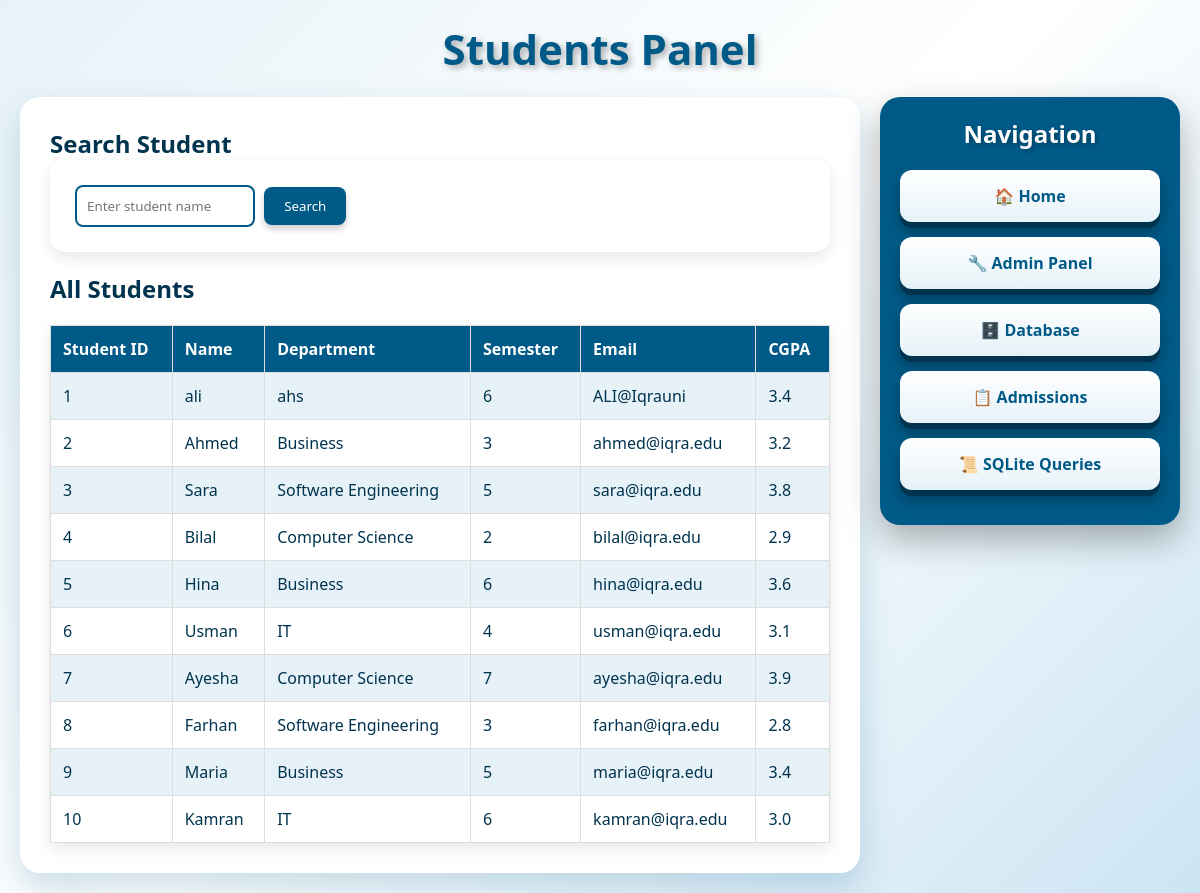
/students, run on the app's committed database.
### tables this page shows
CREATE TABLE Students (
            StudentID INTEGER PRIMARY KEY,
            Name TEXT,
            Program TEXT,
            Department TEXT,
            Semester INTEGER,
            Email TEXT,
            CGPA REAL
        );

### app.py (the view)
@app.route("/students")
def students():
    conn = get_db()
    c = conn.cursor()
    c.execute("SELECT * FROM Students")
    rows = c.fetchall()
    conn.close()
    return render_template("students.html", students=rows)

### app.py (called while the page is built)
def get_db():
    conn = sqlite3.connect(DATABASE)
    conn.row_factory = sqlite3.Row
    return conn

### templates/students.html (shortened to what this page needs)
<!DOCTYPE html>
<html lang="en">
<head>
    <link rel="stylesheet" href="{{ url_for('static', filename='css/style.css') }}">
</head>
<body>
    <h1 class="main-heading">Students Panel</h1>
    <div class="container">
        <div class="main-area">
            <h2>Search Student</h2>
            <form class="form-box" action="/search_student" method="POST">
                <input type="text" name="name" placeholder="Enter student name" required>
                <button type="submit" class="action-btn">Search</button>
            </form>
            <h2>All Students</h2>
            <table>
                <tr>
                    <th>Student ID</th>
                    <th>Name</th>
                    <th>Department</th>
                    <th>Semester</th>
                    <th>Email</th>
                    <th>CGPA</th>
                </tr>
                {% for s in students %}
                <tr>
                    <td>{{ s.StudentID }}</td>
                    <td>{{ s.Name }}</td>
                    <td>{{ s.Department }}</td>
                    <td>{{ s.Semester }}</td>
                    <td>{{ s.Email }}</td>
                    <td>{{ s.CGPA }}</td>
                </tr>
                {% endfor %}
            </table>
        </div>
        <div class="side-panel">
            <h2>Navigation</h2>
            <a href="/" class="btn-3d">🏠 Home</a>
            <a href="/admin" class="btn-3d">🔧 Admin Panel</a>
            <a href="/database" class="btn-3d">🗄️ Database</a>
            <a href="/admissions" class="btn-3d">📋 Admissions</a>
            <a href="/queries" class="btn-3d">📜 SQLite Queries</a>
        </div>
    </div>
</body>
</html>

### static/css/style.css (style rules this page uses)
:root { --iqra-blue: #005a87; --iqra-dark: #00334e; --iqra-light: #e6f2f8; --white: #ffffff; --gold: #ffd700; }
* { margin: 0; padding: 0; box-sizing: border-box; font-family: 'Segoe UI', Tahoma, Geneva, Verdana, sans-serif; }
body { background: linear-gradient(135deg, #e6f2f8, #ffffff, #cce5f3); min-height: 100vh; color: var(--iqra-dark); }
.main-heading { text-align: center; color: var(--iqra-blue); font-size: 42px; font-weight: bold; text-shadow: 3px 3px 6px rgba(0,0,0,0.3); margin-top: 20px; animation: bounce 2s infinite; }
.container { display: flex; padding: 20px; gap: 20px; }
.main-area { flex: 3; background: var(--white); border-radius: 20px; padding: 30px; box-shadow: 0 15px 35px rgba(0,90,135,0.2); }
.side-panel { flex: 1; background: var(--iqra-blue); border-radius: 20px; padding: 20px; box-shadow: 0 15px 35px rgba(0,0,0,0.3); height: fit-content; }
.side-panel h2 { color: var(--white); text-align: center; margin-bottom: 20px; text-shadow: 2px 2px 4px rgba(0,0,0,0.3); }
.btn-3d { display: block; width: 100%; padding: 15px; margin-bottom: 15px; background: linear-gradient(180deg, #ffffff, #e6f2f8); color: var(--iqra-blue); text-decoration: none; text-align: center; border-radius: 12px; font-weight: bold; font-size: 16px; box-shadow: 0 6px 0 var(--iqra-dark), 0 10px 15px rgba(0,0,0,0.3); transition: all 0.2s ease; border: none; cursor: pointer; }
table { width: 100%; border-collapse: collapse; margin-top: 20px; box-shadow: 0 5px 15px rgba(0,0,0,0.1); }
th, td { padding: 12px; text-align: left; border: 1px solid #ddd; }
th { background: var(--iqra-blue); color: white; }
tr:nth-child(even) { background: var(--iqra-light); }
.form-box { background: white; padding: 20px; border-radius: 15px; margin-bottom: 20px; box-shadow: 0 5px 15px rgba(0,0,0,0.1); }
input, select { padding: 10px; margin: 5px; border: 2px solid var(--iqra-blue); border-radius: 8px; width: 180px; }
.action-btn { padding: 10px 20px; background: var(--iqra-blue); color: white; border: none; border-radius: 8px; cursor: pointer; box-shadow: 0 4px 6px rgba(0,0,0,0.2); transition: transform 0.2s; }

### data on the page
Students: StudentID "1", Name "ali", Department "ahs", Semester "6", Email "ALI@Iqrauni", CGPA "3.4"
Students: StudentID "2", Name "Ahmed", Department "Business", Semester "3", Email "ahmed@iqra.edu", CGPA "3.2"
Students: StudentID "3", Name "Sara", Department "Software Engineering", Semester "5", Email "sara@iqra.edu", CGPA "3.8"
Students: StudentID "4", Name "Bilal", Department "Computer Science", Semester "2", Email "bilal@iqra.edu", CGPA "2.9"
Students: StudentID "5", Name "Hina", Department "Business", Semester "6", Email "hina@iqra.edu", CGPA "3.6"
Students: StudentID "6", Name "Usman", Department "IT", Semester "4", Email "usman@iqra.edu", CGPA "3.1"
Students: StudentID "7", Name "Ayesha", Department "Computer Science", Semester "7", Email "ayesha@iqra.edu", CGPA "3.9"
Students: StudentID "8", Name "Farhan", Department "Software Engineering", Semester "3", Email "farhan@iqra.edu", CGPA "2.8"
Students: StudentID "9", Name "Maria", Department "Business", Semester "5", Email "maria@iqra.edu", CGPA "3.4"
Students: StudentID "10", Name "Kamran", Department "IT", Semester "6", Email "kamran@iqra.edu", CGPA "3.0"
